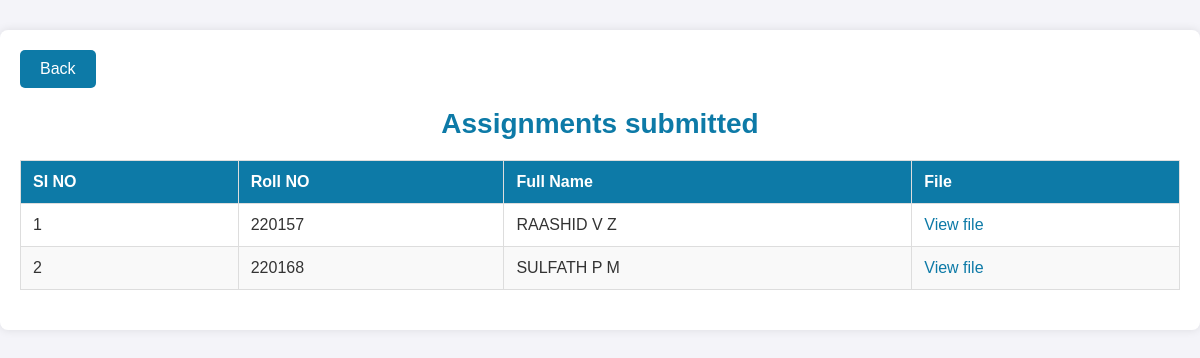
The page /faculty-dashboard/submitted_works.php?id=101 on the database its author committed.
### tables this page shows
CREATE TABLE `assign_works` (
  `W_ID` int(11) NOT NULL,
  `ROLLNO` int(11) NOT NULL,
  `NAMEE` varchar(255) NOT NULL,
  `SUBJECT_ID` int(11) NOT NULL,
  `NOTE_ID` int(11) NOT NULL,
  `FILE_PATH` varchar(225) NOT NULL,
  `CREATED_AT` int(11) NOT NULL DEFAULT current_timestamp()
);

### faculty-dashboard/submitted_works.php (the view, shortened to what this page needs)
<?php
    $dbcon=mysqli_connect("localhost","root","","AMS");
?>
<!DOCTYPE html>
<html lang="en">
<head>
</head>
<body>
    <div class="container">
        <div class="back-button-container">
            <form action="" method="post">
            <button type="submit" name="back" class="back-button" >Back</button>
            </form>
        </div>
        <h1>Assignments submitted</h1>
        <table>
            <thead>
                <tr>
                    <th>SI NO</th>
                    <th>Roll NO</th>
                    <th>Full Name</th>
                    <th>File</th>
                </tr>
            </thead>
            <tbody>
                <?php
                        $sql="SELECT * FROM `assign_works` WHERE NOTE_ID='$_SESSION[NOTE_ID]'";
                        $data=mysqli_query($dbcon,$sql);
                        if($data){
                                $work_count=mysqli_num_rows($data);
                                for($i=0;$i<$work_count;$i++){
                                    $work_row=mysqli_fetch_array($data);
                                    $rollno=$work_row['ROLLNO'];
                                    $name=$work_row['NAMEE'];
                                    $file_path=$work_row['FILE_PATH'];
                                             echo"  <tr>
                                                        <td>".($i+1)."</td>
                                                        <td>".$rollno."</td>
                                                        <td>".$name."</td>
                                                        <td><a href='$file_path' target='_blank'>View file</a></td>
                                                    </tr>";
                                }
                        }
                ?>
            </tbody>
        </table>
    </div>
</body>
</html>

### faculty-dashboard/submitted_works.php (style rules this page uses)
body { font-family: 'Arial', sans-serif; margin: 0; padding: 0; background-color: #f4f4f9; color: #333; }
.container { max-width: 1200px; margin: 30px auto; padding: 20px; background-color: #fff; box-shadow: 0 0 10px rgba(0, 0, 0, 0.1); border-radius: 8px; }
.container h1 { font-size: 28px; margin-bottom: 20px; color: #0d7aa7; text-align: center; }
table { width: 100%; border-collapse: collapse; margin-bottom: 20px; }
table, th, td { border: 1px solid #ddd; }
th, td { padding: 12px; text-align: left; }
th { background-color: #0d7aa7; color: white; }
tr:nth-child(even) { background-color: #f9f9f9; }
td a { color:#0d7aa7; text-decoration:none; }
.back-button { background-color: #0d7aa7; color: white; padding: 10px 20px; border: none; border-radius: 5px; cursor: pointer; font-size: 16px; transition: background-color 0.3s; display: inline-block; }
.back-button-container { text-align: left; margin-bottom: 20px; }

### rows shown on the page
assign_works: ROLLNO "220157", NAMEE "RAASHID V Z"
assign_works: ROLLNO "220168", NAMEE "SULFATH P M"
